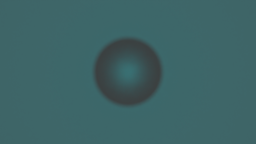
#> input picture data/1.5m.png, 256 x 144 px, shrunk from 1920 x 1080 before the run, found by its file name
$ python gaussian_gradient_magnitude.py
#> lines starting #> are read from the running program, lines starting #| are printed output that depends on the picture
from scipy import ndimage, misc
import matplotlib.image as mpimg
import matplotlib.pyplot as plt

def left_right_image_apply(img,img_function,plt_file_name):
    fig = plt.figure()
    plt.gray()
    ax1 = fig.add_subplot(121) #left side
    ax2 = fig.add_subplot(122) #right side
    result = img_function(img)
    ax1.imshow(img)
    ax2.imshow(result)
    plt.savefig(plt_file_name)


if __name__== '__main__':

    #try with a default image
    try:
        img =  mpimg.imread('./data/1.5m.png')
#> img is the input picture: shape (144, 256, 4) float32; mean R, G, B, A 0.24, 0.39, 0.399, 1

        #try a bunch of plots
        gaussian_magnitude = lambda img: ndimage.gaussian_gradient_magnitude(img,sigma=20)
        left_right_image_apply(img,gaussian_magnitude,'results/gaussian_gradient.png')
#> in left_right_image_apply, `result = img_function(img)`:
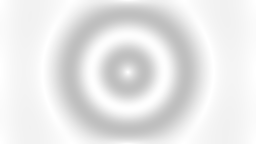
#> result: shape (144, 256, 4) float32; mean R, G, B, A 0.000246, 0.000246, 0.000246, 0.000246; transparent parts drawn white
#> in left_right_image_apply, `plt.savefig(plt_file_name)`:
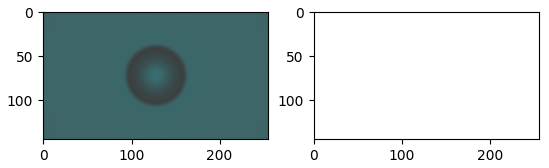
#> figure drawn by matplotlib, 2 panels

        left_right_image_apply(img,
                           lambda img:ndimage.minimum_filter(img,size=20),'results/minimum_filter.png')
#> call 2 of left_right_image_apply, with plt_file_name = 'results/minimum_filter.png'
#> in left_right_image_apply (call 2), `result = img_function(img)`:
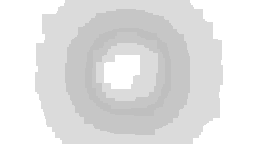
#> result: shape (144, 256, 4) float32; mean R, G, B, A 0.238, 0.238, 0.238, 0.238; transparent parts drawn white
#> in left_right_image_apply (call 2), `plt.savefig(plt_file_name)`:
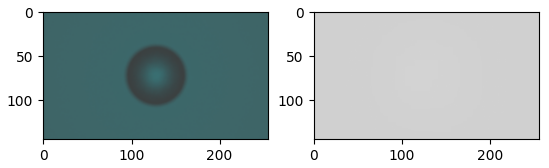
#> figure drawn by matplotlib, 2 panels
        left_right_image_apply(img,
                           lambda img: ndimage.median_filter(img,size=20),
                           'results/median_filter.png'
                           )
#> call 3 of left_right_image_apply, with plt_file_name = 'results/median_filter.png'
#> in left_right_image_apply (call 3), `result = img_function(img)`:
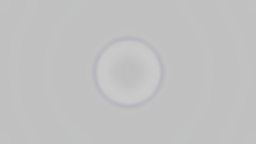
#> result: shape (144, 256, 4) float32; mean R, G, B, A 0.389, 0.39, 0.396, 0.4; transparent parts drawn white
        left_right_image_apply(img,
                           lambda img: ndimage.percentile_filter(img, percentile=20,size=20),
                           'results/percentile_filter.png'
                           )
        left_right_image_apply(img,
                            ndimage.prewitt,
                            'results/prewitt.png')
#> in left_right_image_apply (call 5), `result = img_function(img)`:
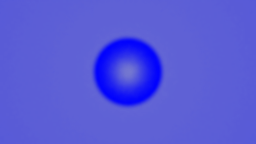
#> result: shape (144, 256, 4) float32; mean R, G, B, A 1.35, 1.43, 5.49, 5.41; transparent parts drawn white
#> in left_right_image_apply (call 5), `plt.savefig(plt_file_name)`:
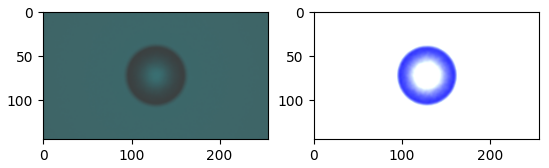
#> figure drawn by matplotlib, 2 panels

    except:
        print('Error during plot routine. Did you call the script from the \'Human-Lens\' directory?')
